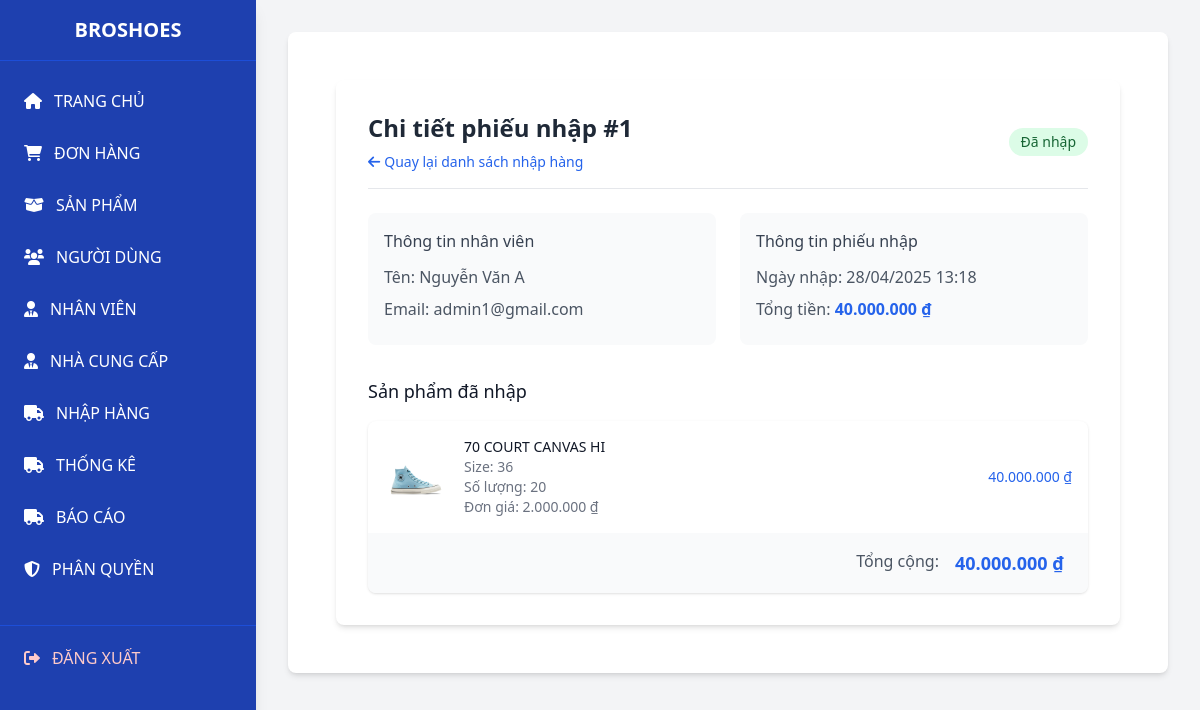
/admin/admin.php?page=imports&action=detail&id=1 (signed in), run on the app's committed database.
### tables this page shows
CREATE TABLE `import` (
  `ImportID` int(11) NOT NULL,
  `EmployeeID` int(11) NOT NULL,
  `Total` decimal(10,2) DEFAULT 0.00,
  `ImportDate` datetime DEFAULT current_timestamp()
);

CREATE TABLE `employee` (
  `EmployeeID` int(11) NOT NULL,
  `Username` varchar(50) NOT NULL,
  `Fullname` varchar(100) NOT NULL,
  `PhoneNumber` varchar(20) DEFAULT NULL,
  `Email` varchar(100) NOT NULL,
  `Address` text DEFAULT NULL,
  `PasswordHash` varchar(255) NOT NULL,
  `CreatedAt` datetime DEFAULT current_timestamp(),
  `isActivate` int(11) NOT NULL,
  `RoleID` int(11) DEFAULT NULL
);

CREATE TABLE `importdetail` (
  `ImportID` int(11) NOT NULL,
  `ProductSizeID` int(11) NOT NULL,
  `Quantity` int(11) NOT NULL,
  `UnitPrice` decimal(10,2) NOT NULL,
  `Subtotal` decimal(10,2) NOT NULL
);

CREATE TABLE `product` (
  `ProductID` int(11) NOT NULL,
  `ProductName` varchar(100) NOT NULL,
  `CategoryID` int(11) NOT NULL,
  `BrandID` int(11) NOT NULL,
  `Gender` varchar(10) DEFAULT NULL,
  `Price` decimal(10,2) NOT NULL,
  `ImageURL` varchar(255) DEFAULT NULL,
  `CreatedAt` datetime DEFAULT current_timestamp(),
  `IsDeleted` tinyint(1) DEFAULT 0
);

CREATE TABLE `productsize` (
  `ProductSizeID` int(11) NOT NULL,
  `ProductID` int(11) NOT NULL,
  `Size` varchar(10) DEFAULT NULL,
  `StockQuantity` int(11) NOT NULL
);

### admin/models/Import.php (called while the page is built, shortened)
<?php
class Import
{
    private $pdo;
    public function __construct($pdo)
    {
        $this->pdo = $pdo;
    }
    public function getById($id)
    {
        $stmt = $this->pdo->prepare("SELECT i.*, e.Fullname AS EmployeeFullname, e.Email AS EmployeeEmail
                                    FROM `import` i
                                    LEFT JOIN `employee` e ON i.EmployeeID = e.EmployeeID
                                    WHERE i.ImportID = ?");
        $stmt->execute([$id]);
        return $stmt->fetch(PDO::FETCH_ASSOC);
    }
    public function getImportDetails($importId)
    {
        $stmt = $this->pdo->prepare("SELECT id.*, ps.size, p.ProductName, p.ImageURL
                                     FROM `importdetail` id
                                     JOIN `productsize` ps ON id.ProductSizeID = ps.ProductSizeID
                                     JOIN `product` p ON ps.ProductID = p.ProductID
                                     WHERE id.ImportID = ?");
        $stmt->execute([$importId]);
        return $stmt->fetchAll(PDO::FETCH_ASSOC);
    }
}

### admin/views/imports/detail.php (the view)
<div class="max-w-4xl mx-auto p-6">
    <div class="bg-white rounded-lg shadow-md p-8">
        <div class="flex justify-between items-center mb-6 border-b pb-4">
            <div>
                <h2 class="text-2xl font-bold text-gray-800">Chi tiết phiếu nhập #<?= $import['ImportID'] ?></h2>
                <a href="admin.php?page=imports&action=list" class="text-blue-600 hover:text-blue-800 text-sm flex items-center mt-2">
                    <i class="fas fa-arrow-left mr-1"></i> Quay lại danh sách nhập hàng
                </a>
            </div>
            <span class="px-3 py-1 rounded-full text-sm font-medium bg-green-100 text-green-800">
                Đã nhập
            </span>
        </div>
        <div class="grid grid-cols-1 md:grid-cols-2 gap-6 mb-8">
            <div class="bg-gray-50 p-4 rounded-lg">
                <h3 class="font-medium text-gray-700 mb-3">Thông tin nhân viên</h3>
                <p class="text-gray-600 mb-2"><span class="font-medium">Tên:</span> <?= htmlspecialchars($import['EmployeeFullname']) ?></p>
                <p class="text-gray-600"><span class="font-medium">Email:</span> <?= htmlspecialchars($import['EmployeeEmail'] ?? 'Không có') ?></p>
            </div>
            <div class="bg-gray-50 p-4 rounded-lg">
                <h3 class="font-medium text-gray-700 mb-3">Thông tin phiếu nhập</h3>
                <p class="text-gray-600 mb-2"><span class="font-medium">Ngày nhập:</span> <?= date('d/m/Y H:i', strtotime($import['ImportDate'])) ?></p>
                <p class="text-gray-600 mb-2"><span class="font-medium">Tổng tiền:</span>
                    <span class="font-bold text-blue-600"><?= number_format($import['Total'], 0, ',', '.') ?> ₫</span>
                </p>
            </div>
        </div>
        <div class="mt-8">
            <h3 class="text-lg font-medium text-gray-900 mb-4">Sản phẩm đã nhập</h3>
            <div class="bg-white shadow overflow-hidden sm:rounded-lg">
                <ul class="divide-y divide-gray-200">
                    <?php foreach ($importDetails as $item): ?>
                        <li class="p-4 hover:bg-gray-50">
                            <div class="flex items-center space-x-4">
                                <div class="flex-shrink-0 w-16 h-16">
                                    <img src=".<?= htmlspecialchars($item['ImageURL']) ?>"
                                        alt="<?= htmlspecialchars($item['ProductName']) ?>"
                                        class="w-full h-full object-cover rounded-md">
                                </div>
                                <div class="flex-1 min-w-0">
                                    <p class="text-sm font-medium text-gray-900 truncate">
                                        <?= htmlspecialchars($item['ProductName']) ?>
                                    </p>
                                    <p class="text-sm text-gray-500">
                                        Size: <?= htmlspecialchars($item['size']) ?>
                                    </p>
                                    <p class="text-sm text-gray-500">
                                        Số lượng: <?= $item['Quantity'] ?>
                                    </p>
                                    <p class="text-sm text-gray-500">
                                        Đơn giá: <?= number_format($item['UnitPrice'], 0, ',', '.') ?> ₫
                                    </p>
                                </div>
                                <div class="text-right">
                                    <p class="text-sm font-medium text-blue-600">
                                        <?= number_format($item['Subtotal'], 0, ',', '.') ?> ₫
                                    </p>
                                </div>
                            </div>
                        </li>
                    <?php endforeach; ?>
                </ul>
                <div class="bg-gray-50 px-4 py-4 sm:px-6">
                    <div class="flex justify-end space-x-4">
                        <span class="text-gray-600">Tổng cộng:</span>
                        <span class="font-bold text-blue-600 text-lg">
                            <?= number_format($import['Total'], 0, ',', '.') ?> ₫
                        </span>
                    </div>
                </div>
            </div>
        </div>
    </div>
</div>

### data on the page
import: ImportID "1", EmployeeID.Fullname "Nguyễn Văn A", EmployeeID.Email "admin1@gmail.com", ImportDate "28/04/2025 13:18", Total "40.000.000"
importdetail: product.ImageURL (picture), product.ProductName "70 COURT CANVAS HI", ProductSizeID.Size "36", Quantity "20", UnitPrice "2.000.000", Subtotal "40.000.000"
